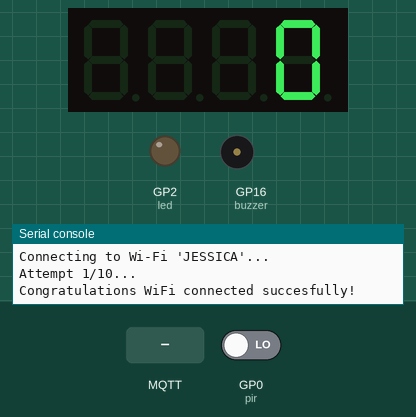
Recording of a program running on a simulated Raspberry Pi Pico running MicroPython. Shown: 4-digit seven-segment display, output pins drawn as LEDs (lit = HIGH), buzzer (waves = sounding, pin HIGH), the last lines printed to the serial console. The inputs (shaded band) are chosen by the test bench; at power-on: GP0 (pir) LOW. WiFi joins after 1.5 s; no MQTT or app messages arrive unless stated; the clock reads 2024-03-15 10:24:30 at power-on unless the program sets it.

Above: at 4.3 s.
4.4 s: GP0 (pir) driven HIGH
At 4.56 s:
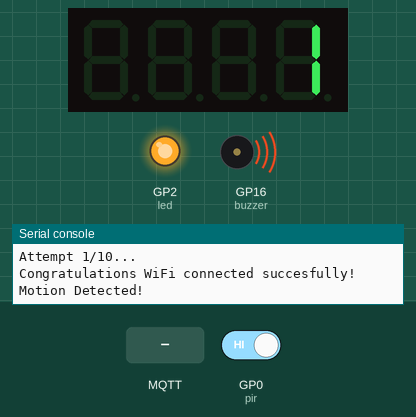
At 5.8 s:
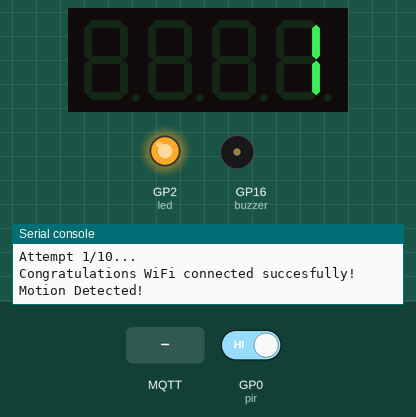
6.1 s: MQTT message "RESET" arrives on the first subscribed topic
At 7.3 s:
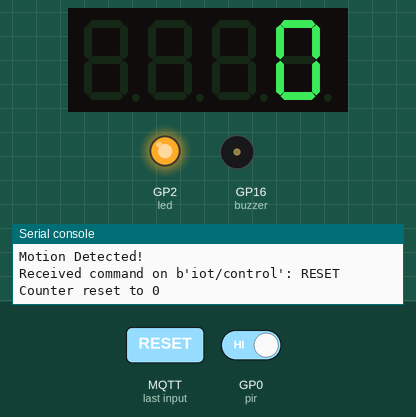
Timing chart, 0 to 13.5 s (numbered marks = the images above; inputs shaded):
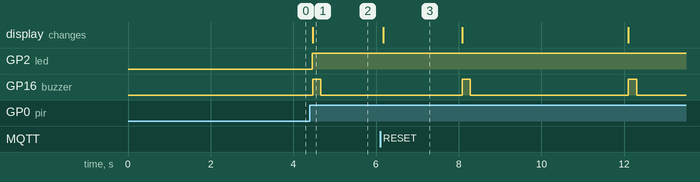

The program:

Code.py
```python
from machine import Pin
import tm1637 # for 4 digit 7-segment display(?)
import time
from utime import sleep
import network
from sys import exit
import ssl
from umqtt.robust import MQTTClient
import config

# Intitalize PIR sensor on GPIO 0
pir = Pin(0, Pin.IN, Pin.PULL_DOWN)
led = Pin(2, Pin.OUT) # Initialize LED on GPIO 2
display = tm1637.TM1637(clk=Pin(5), dio=Pin(4)) # Initialize TM1637 display on GPIO 5 (CLK) and GPIO 4 (DIO)

pir_state = False # no motion detected at the start
last_motion_time = 0 # last motion time
debounce_time = 3  # 3 seconds debounce time
counter = 0 # motion event counter

display.number(counter) #screen reset

print("PIR Module Intialized")
time.sleep(1)  # Allow sensor to stabilize
print("Ready")

# initialise networking
#Change here the correct Wi-Fi settings
ssid = config.ssid #"change correct Wi-Fi name here"
password = config.pwd #"Add your Wi-Fi password here"

# connect to wifi
wlan = network.WLAN(network.STA_IF)
wlan.active(True)
wlan.connect(ssid, password)

print(f"Connecting to Wi-Fi '{ssid}'...")

# This makes sure that the connection is created
max_retries = 10
retries = 0
#Waits for the connection to established
#Waits for maximun 20 seconds before continuing
while not wlan.isconnected() and retries < max_retries:
    print(f"Attempt {retries + 1}/{max_retries}...")
    time.sleep(2)
    retries += 1

#
if wlan.isconnected():
    print(f"Congratulations WiFi connected succesfully!")
else:
    print("Oh no!Failed to connect to the Wi-Fi!")
    exit()

# Here we set up the MQTT-broker
#This is the Hive-MQ address
broker = config.MQTT_BROKER #"74c55c98d0f9464492456f0fd3b17079.s1.eu.hivemq.cloud"
context = ssl.SSLContext(ssl.PROTOCOL_TLS_CLIENT)
context.verify_mode = ssl.CERT_NONE

topic_motion = b"iot/motion"    #Pico to App (counter value)
topic_control = b"iot/control"  #App to Pico (RESET button)

#Creating MQTT connection.Connection is using a testcredentials from HiveMQ.
client = MQTTClient(
        client_id=b'hello',
        server=broker,
        port=8883,
        user="iottestuser",
        password="Abcd1234!",
        ssl=context)

# Callback function to handle incoming messages from app
def sub_cb(topic, msg):
    global counter
    try:
        command = msg.decode()
    except:
        command = str(msg)
    print("Received command on {}: {}".format(topic, command))

    # Handle RESET button command
    if command == "RESET":
        counter = 0
        display.number(counter)
        #Sending new value to broker
        client.publish(topic_motion, b"0")
        print("Counter reset to 0")


client.set_callback(sub_cb)
#Connect to client
client.connect()
client.subscribe(topic_control)


# create the buzzer. Place the Pin to GP16
buzzer = Pin(16, Pin.OUT)

while True:
    client.check_msg()  # Check for new messages
    val  = pir.value() # read PIR sensor value
    current_time = time.time()

    if val == 1:  # Motion detected
        if not pir_state or (current_time - last_motion_time) > debounce_time:
            print("Motion Detected!")
            counter += 1 # +1 when motion detected
            pir_state = True
            last_motion_time = current_time
            led.on()
            display.number(counter)  # Update display with new counter value
            last_motion_time = current_time
            #Sending the data to broker
            msg = str(counter).encode()
            client.publish(topic_motion, msg)
            #The buzzer will give a soundmark every 0.2s
            buzzer.value(1)
            time.sleep(0.2)
            buzzer.value(0)
    elif val == 0:  # No motion detected
        if pir_state and (current_time - last_motion_time) > debounce_time:
            pir_state = False
            led.off() # turn off LED
            last_motion_time = current_time # Update the last motion time

    time.sleep(0.1)  # Small delay
```

config.py
```python
ssid = "JESSICA" #"change correct Wi-Fi name here"
pwd = "1234567890" #"Add your Wi-Fi password here"
MQTT_BROKER = '5b52a741d6104c309c63d2bf1884a717.s1.eu.hivemq.cloud' # broker/server URL
MQTT_PORT= 8883
MQTT_USER = 'jssuarezc'  # access username
MQTT_PWD = 'dr34msc#m3trU3' # access pwd

# Topics
TOPIC_CONTROL = b"pico/control"  # Topic to receive commands (UNLOCK, LOCK)
TOPIC_STATUS = b"pico/status"    # Topic to send updates (ARMED, ALERT)
```

Measured:
- after the input at 4.4 s, GP2 (led): LOW → HIGH after 0.06 s; GP16 (buzzer): LOW → HIGH after 0.06 s, → LOW 0.20 s later; the display: changes after 0.06 s (image 1)
- what the display in image 3 shows lasts 1.9 s, from 6.2 s to 8.1 s
